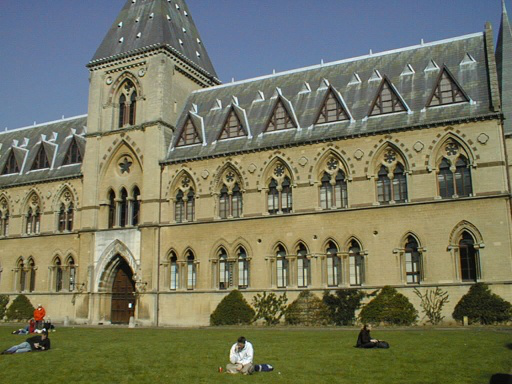
#> input picture cv-hw6-student/data/library1.png, 512 x 384 px
$ python level_1.py
#> lines starting #> are read from the running program, lines starting #| are printed output that depends on the picture; after the words box and inside, x2 and y2 are one past the last pixel; in counts of white or black regions, pixels touching at a corner belong together
### cv-hw6-student/src/optional.py
import cv2
import numpy as np
from functools import reduce


def preprocess_crop_black(image):
    _, mask = cv2.threshold(image, 1.0, 255.0, cv2.THRESH_BINARY)
    contours, _ = cv2.findContours(mask, cv2.RETR_EXTERNAL, cv2.CHAIN_APPROX_SIMPLE)
    largest_contour = reduce(lambda x, y: x if len(x) >= len(y) else y, contours)
    hull_points = cv2.convexHull(largest_contour, clockwise=True)
    max = 0;
    max_points = []
    for hull_point_i in hull_points:
        hull_point_i = hull_point_i[0]
        for hull_point_j in hull_points:
            hull_point_j = hull_point_j[0]
            #print(abs(hull_point_j[1] - hull_point_i[1]))
            area = abs(hull_point_j[0] - hull_point_i[0]) * abs(hull_point_i[1] - hull_point_j[1])
            if area > max:
                max = area;
                max_points = (hull_point_i,hull_point_j)
    print(max_points)
    return max_points

### cv-hw6-student/src/level_1.py
"""
TechX Academy CV Homework 6
Lecturer: Cecilia Zhang
Homework created by Yijia Chen, Ruijie Fang
"""

import cv2
import numpy as np
from matplotlib import pyplot as plt
import optional
"""
Helper utilities
"""


def read_house_image():
    """
    Reads two images of a house object, seen from different angles
    :return: a 2-tuple (house1, house2), each of which is a cv2 grayscale
    image
    """
    house1 = cv2.imread('../data/house1.png', cv2.IMREAD_GRAYSCALE)
    house2 = cv2.imread('../data/house2.png', cv2.IMREAD_GRAYSCALE)
    return house1, house2


def read_library_image():
    """
    Reads two images of a library object,  seen from two different angles
    :return: a 2-tuple (house1, house2), each of which is a cv2 grayscale
    """
    library1 = cv2.imread('../data/library1.png', cv2.IMREAD_GRAYSCALE)
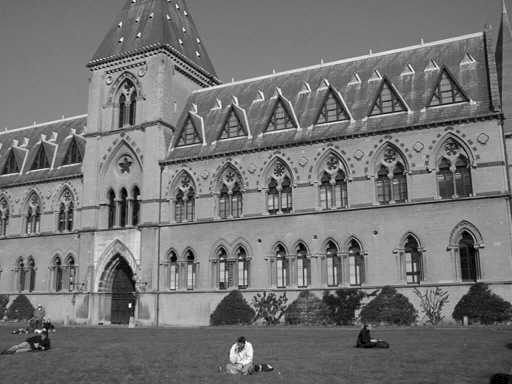
#> library1: shape (384, 512); min 0, max 254, mean 115.5
    library2 = cv2.imread('../data/library2.png', cv2.IMREAD_GRAYSCALE)
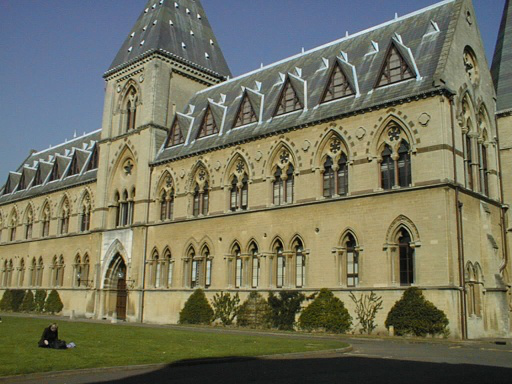
#> input picture cv-hw6-student/data/library2.png, 512 x 384 px
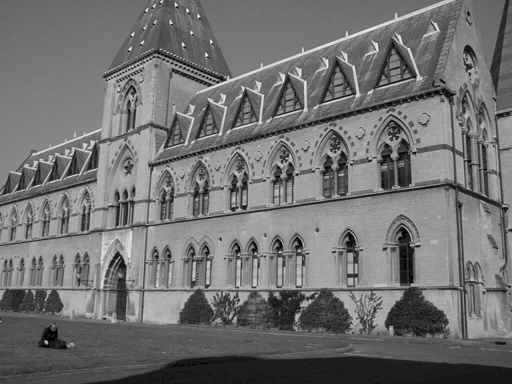
#> library2: shape (384, 512); min 0, max 248, mean 112.9
    return library1, library2


def plot_images_side_by_side(image1, image2):
    """
    Plots two cv2 images side by side using pyplot.
    :param image1: the image on the left
    :param image2: the image on the right
    :return: NoneType
    """
    figure = plt.figure()
    figure.add_subplot(1, 2, 1)
    plt.imshow(image1)
    figure.add_subplot(1, 2, 2)
    plt.imshow(image2)
    plt.show()


def plot_single_image(image):
    """
    Plots a single image using pyplot.
    :param image: The image to be plotted.
    :return: NoneType
    """
    plt.imshow(image)
    plt.show()


"""
Feature detection and matching
"""


class ORBDetectorResult(object):
    """
    Class that stores the result of detect_feature_points
    """

    def __init__(self, keypoints1, keypoints2, descriptor1, descriptor2,
                 orb_matches):
        """
        Initializes an ORBDetectorResult instance
        :param keypoints1: keypoints list from first image
        :param keypoints2: keypoints list from second image
        :param descriptor1: descriptors list from first image
        :param descriptor2: descriptors list from second image
        :param orb_matches: sorted list (by hamming dist) of matched points
        """
        self.keypoints1 = keypoints1
        self.keypoints2 = keypoints2
        self.descriptor1 = descriptor1
        self.descriptor2 = descriptor2
        self.orb_matches = orb_matches


def detect_feature_points(image1, image2):
    """
    Uses an orb detector to detect and match feature points between two images.
    :param image1: Image of an object
    :param image2: Another image of the same object
    :return: an ORBDetectorResult object
    """

    orb_detector = cv2.ORB_create()
    bf_matcher = cv2.BFMatcher(cv2.NORM_HAMMING, crossCheck=True)
    keypoints1, descriptor1 = orb_detector.detectAndCompute(image1, None)
#> keypoints1 = 500 keypoints; strongest (x, y, size): (130, 304, 31), (129, 306, 31), (44, 329, 31), (246, 342, 31)
    keypoints2, descriptor2 = orb_detector.detectAndCompute(image2, None)
#> keypoints2 = 500 keypoints; strongest (x, y, size): (46, 342, 31), (225, 80, 31), (183, 44, 31), (245, 208, 31)
    orb_matches = sorted(bf_matcher.match(descriptor1, descriptor2),
                         key=lambda x: x.distance)
#> orb_matches = 168 matches
    return ORBDetectorResult(keypoints1, keypoints2, descriptor1, descriptor2,
                             orb_matches)
#> in __init__, `self.keypoints1 = keypoints1`: self.keypoints1 has the same summary as keypoints1 in detect_feature_points
#> in __init__, `self.keypoints2 = keypoints2`: self.keypoints2 has the same summary as keypoints2 in detect_feature_points


"""
Fundamental matrix calculation and and image warping
"""


def print_fundamental_matrix(points1, points2, orb_detection_result):
    """
    Prints the fundamental matrix to command line
    :param image1: the first image
    :param image2: the second image
    :param orb_detection_result: of type ORBDetectorResult
    :return: NoneType
    """
    # type safety check
    assert (str(type(orb_detection_result))[-19:].strip('>').strip('\'')
            == 'ORBDetectorResult')

    """
    PROBLEM 1: Compute the fundamental matrix using RANSAC.
    """
    #################### YOUR CODE HERE ####################
    mat, mask = cv2.findFundamentalMat(points1,points2)
    ########################################################

    print('*-*-*-*-*-*-*-*-* Fundamental Matrix *-*-*-*-*-*-*-*-*')
    print(mat)
    print('*-*-*-*-*-*-*-*-* Fundamental Matrix *-*-*-*-*-*-*-*-*')


def calculate_alignment(image1, image2, orb_detection_result, num_good_matches=15):
    """
    Calculates an image alignment based on orb detection result.
    To make sure RANSAC returns the _best_ result, your # matches must >= 8.
    Empirical evidence suggests that you might want to try including more matched points
    rather than less.
    :param image1: the first image
    :param image2: the second image
    :param orb_detection_result: of ORBDetectorResult type,
    as returned by detect_feature_points
    :param num_good_matches: the total number of good matches (from the start
    of the ORBDetectorResult::orb_matches list) to take
    :return: a 2-tuple (h, mask) to be fed into align_images(...)
    """
    # type safety check
    assert (str(type(orb_detection_result))[-19:].strip('>').strip('\'')
            == 'ORBDetectorResult')
    good_matches = orb_detection_result.orb_matches[:num_good_matches]

    # now, find locations of good_matches

    """
    PROBLEM 0: Create two arrays of matched points using orb_detection_result.
    """
    #################### YOUR CODE HERE ####################
    match_points_1 = []
    match_points_2 = []
    for match in good_matches:
        match_points_1.append(orb_detection_result.keypoints1[match.queryIdx].pt)
        match_points_2.append(orb_detection_result.keypoints2[match.trainIdx].pt)
    # [6 lines of commented-out code are left out]
    match_points_1 = np.array(match_points_1)
    match_points_2 = np.array(match_points_2)
    # print(match_points_1)
    # print(match_points_2)
    # ** IMPORTANT **: Now, print the fundamental matrix, feed in the two matched points list
    print_fundamental_matrix(match_points_1, match_points_2, orb_detection_result)

    """
    PROBLEM 2: Calculate homography using RANSAC.
    """
    #################### YOUR CODE HERE ####################
    h, mask = cv2.findHomography(match_points_1, match_points_2)
    ########################################################

    return h, mask


def align_images(image1, image2, h):
    """
    Aligns the perspective of image 1 to image 2
     using (h, mask) calculated by calculate_alignment
    :param image1:
    :param image2:
    :param h:
    :param mask:
    :return:
    """
    # Use homography
    height = image2.shape[0]
    width = image2.shape[1]
    image1_reg = cv2.warpPerspective(image1, h, (width, height))

    """
    PROBLEM 3: Warp image1 using given h and dimensions of image2.
    """
    #################### YOUR CODE HERE ####################

    ########################################################

    return image1_reg, h


"""
Driver code
"""

house1, house2 = read_library_image()
matched = detect_feature_points(house1, house2)
# now, print first 10 matches
print(matched)
#> (printed output is left out)

matched_image = cv2.drawMatches(house1, matched.keypoints1, house2,
                                matched.keypoints2,
                                matched.orb_matches[:15], None, flags=2)
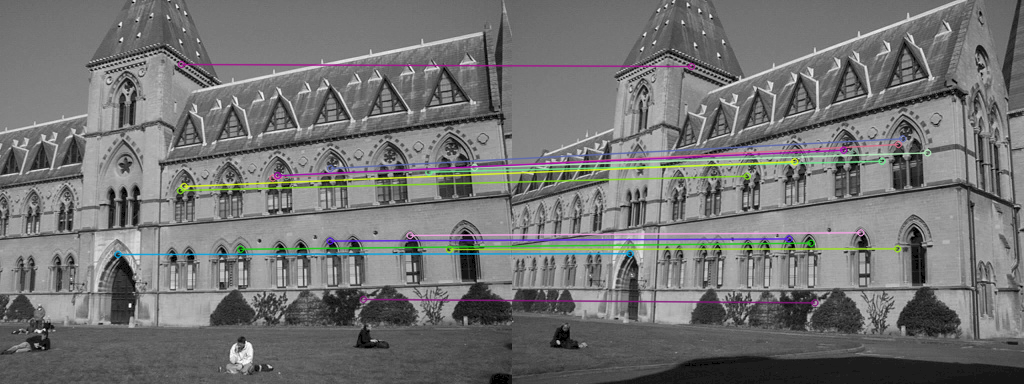
#> matched_image: shape (384, 1024, 3); mean of channels 0, 1, 2 114.4, 114.8, 114.6; drawn as B, G, R

plot_single_image(matched_image)

alignment = calculate_alignment(house1,
                                house2, matched, 30)
#> in calculate_alignment, `good_matches = orb_detection_result.orb_matches[:num_good_matches]`: good_matches = 30 matches
#> the loop in calculate_alignment, `for match in good_matches:` made 30 passes
#> after the loop in calculate_alignment, `for match in good_matches:`: match_points_1 = 30 pairs, first value 69.12 to 474, second value 64 to 298.9; match_points_2 = 30 pairs, first value 117.6 to 415.2, second value 66 to 302.4
#> in print_fundamental_matrix, `mat, mask = cv2.findFundamentalMat(points1,points2)`: mat = [[5.09e-07, 3.46e-05, -0.00938], [-1.74e-05, 4.4e-06, -0.0106], [0.00471, 0.00555, 1]]; mask = 30 values, max 1 at index 0, min 0 at index 13, mean 0.8
#| [[ 5.08860510e-07  3.45966355e-05 -9.38047652e-03]
#|  [-1.73527133e-05  4.40110064e-06 -1.06081110e-02]
#|  [ 4.71478087e-03  5.54848911e-03  1.00000000e+00]]
#> in calculate_alignment, `h, mask = cv2.findHomography(match_points_1, match_points_2)`: h = [[-0.0657, 0.432, 186.1], [-0.247, 1.17, 2.3], [-0.0015, 0.00152, 1]]; mask = 30 values from 0 to 0
house1p, h = align_images(house1, house2, alignment[0])
#> in align_images, `image1_reg = cv2.warpPerspective(image1, h, (width, height))`:
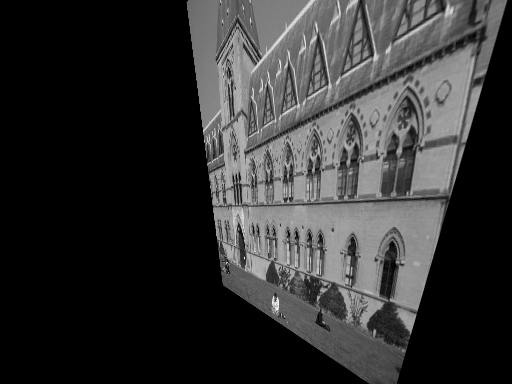
#> image1_reg: shape (384, 512); min 0, max 252, mean 50.4
plot_images_side_by_side(house1, house1p)

i,j = optional.preprocess_crop_black(house1p)
#> in preprocess_crop_black, `_, mask = cv2.threshold(image, 1.0, 255.0, cv2.THRESH_BINARY)`:
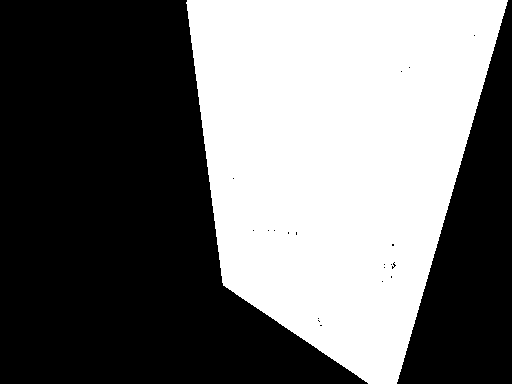
#> mask: shape (384, 512); 43.9% white; 1 white region
#> in preprocess_crop_black, `contours, _ = cv2.findContours(mask, cv2.RETR_EXTERNAL, cv2.CHAIN_APPR..`: contours = 1 contour; box (x1, y1, x2, y2) and area: (186, 0, 508, 384) 85680
#> in preprocess_crop_black, `largest_contour = reduce(lambda x, y: x if len(x) >= len(y) else y, co..`: largest_contour = contour of 396 points, box (x1, y1, x2, y2) (186, 0, 508, 384), area 85680
#> in preprocess_crop_black, `hull_points = cv2.convexHull(largest_contour, clockwise=True)`: hull_points = contour of 20 points, box (x1, y1, x2, y2) (186, 0, 508, 384), area 86076
#> the loop in preprocess_crop_black, `for hull_point_i in hull_points:` made 20 passes
#> hull_point_i on passes 1 to 12: [187, 0], [186, 2], [186, 3], [191, 42], [217, 244], [221, 275], [222, 282], [223, 285], [236, 294], [359, 377], [368, 383], [396, 383]
#> after the loop in preprocess_crop_black, `for hull_point_i in hull_points:`: max = 80940; max_points = ([223, 285], [507, 0])
#| (array([223, 285], dtype=int32), array([507,   0], dtype=int32))
#> i = [223, 285]; j = [507, 0]
if i[0] < j[0]:
    minx = i[0]
#> minx = 223
    maxx = j[0]
#> maxx = 507
else:
    minx = j[0]
    maxx = i[0]
if i[1] < j[1]:
    miny = i[1]
    maxy = j[1]
else:
    miny = j[1]
#> miny = 0
    maxy = i[1]
#> maxy = 285
cropped_img = house1p[miny:maxy,minx:maxx ]
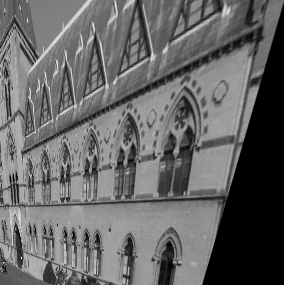
#> cropped_img: shape (285, 284); min 0, max 244, mean 102.2
print(cropped_img.shape)
#| (285, 284)
plt.imshow(cropped_img)
plt.show()
